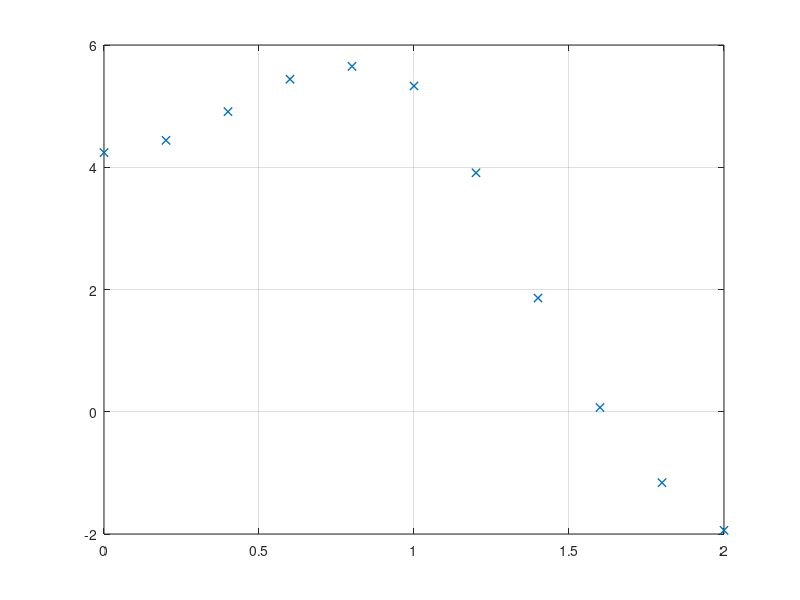
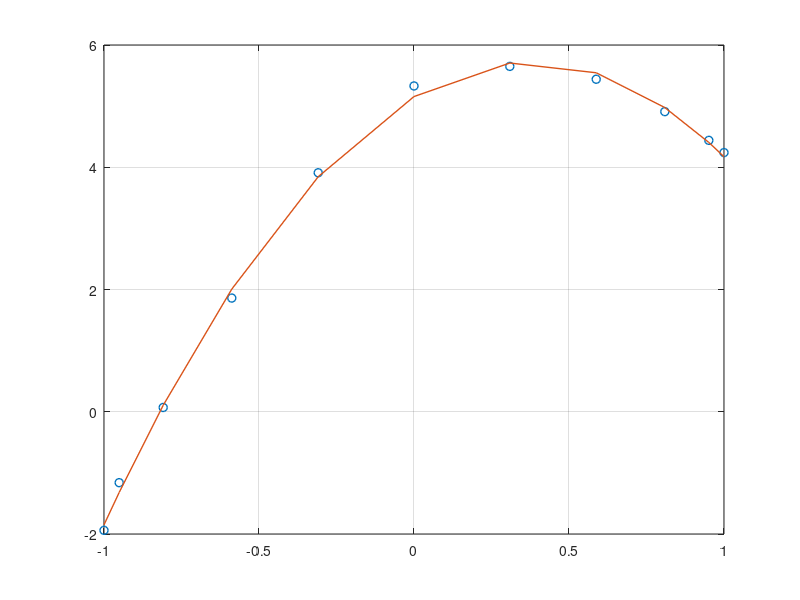

These charts were generated, in order, by the following MATLAB code: (Note: this script raises an error after producing the figures.)
## Ejercicio 1
  ## a)
    ## Datos
    x = [0.0 0.2 0.4 0.6 0.8 1.0 1.2 1.4 1.6 1.8 2.0];
    y = [4.24 4.44 4.91 5.44 5.65 5.33 3.91 1.86 0.07 -1.16 -1.94];

    figure(1);
      clf;
      plot(x,y,"x","LineWidth",1);
      grid on;
      hold on;

    % f(x) = a_0 + a_1*cos(x * pi/2) + a_2 * cos(x * pi/2).^2
    % g(x) = cos(x * (pi/2));
    % f(g) = a_0 + a_1 * g + a_2 * g.^2;

    g = cos(x * (pi/2));

    figure(2);
      clf;
      plot(g,y,"o","LineWidth",1);
      grid on;
      hold on;

    p_f_g = polyfit(g,y,2);
    f_g = polyval(p_f_g,g);
    f_x = polyval(p_f_g,g);

    figure(2);
      plot(g,f_g,"-","LineWidth",1);

  ## b)
    y(x==1) - polyval(p_f_g,cos(pi/2))


## -------------------------------------------------------------------------
## Ejercicio 2
  % M(x) = E * I * k(x)
  % k(x) = y'' ./ (1 + (y').^2).^(3/2);
  % y(0)=0, y'(0)=0;

  L = 120; % cm
  E = 2.1e6; % kg/cm^2
  I = 4250; % cm^4
  P = 3000;

  % M(x) = P(L-x);
  % E * I * (y'' ./ (1 + (y').^2).^(3/2)) = P .* (L-x);
  % y'' ./ (1 + (y').^2).^(3/2) = (P .* (L-x)) ./ (E * I);
  % y'' = (P .* (L-x) .* (1 + (y').^2).^(3/2)) ./ (E * I);

  ## y_1 = y
  ## y_2 = y'
  ## y_3 = y''

  ## y_1' = y_2
  ## y_2' = (P .* (L-x) .* (1 + (y').^2).^(3/2)) ./ (E * I);

  ## Planteo el vector dY
    dY = @(x,Y) ([ Y(2) ;
                   (P .* (L-x) .* (1 + (Y(2)).^2).^(3/2)) ./ (E * I) ]);

  ## Planteo el vector de condiciones iniciales Y0
    Y0 = [0 0]; % y(0)=0, y'(0)=0;

  ## Defino el intervalo y el salto
    a = 0;
    b = L;
    h = 0.001;
    L_int = (b-a)./h;

  ## Resuelvo
    [x,Y] = rk4(dY,[a b],Y0,L_int);

  ## Grafico
    figure(1);
      clf;
      plot(x,Y(:,1),"LineWidth",1);
      grid on;
      hold on;

    figure(2);
      clf;
      plot(x,Y(:,2),"LineWidth",1);
      grid on;
      hold on;

   x(Y(:,1) == max(Y(:,1)))
   max(Y(:,1))

   min(x(Y(:,2) > 0.0019))

   p_dy = polyfit(x,Y(:,2),2);
   dy = @(x) polyval(p_dy,x) - 0.0019;

   figure(2);
      plot(x,dy(x)+0.0019,"LineWidth",1);

   [x_dy,it] = biseccion(dy,a,b,1000,1e-3);

## -------------------------------------------------------------------------
## Ejercicio 3
  f = @(x) 2 + cos(pi*x);
  df = @(x) - sin(pi*x) * pi;
  g = @(x) 2 * pi * f(x) .* sqrt(1 + df(x).^2);

  a = 0;
  b = 2;
  L = 40;
  n = 3;

  Q_gauss = cuad_gauss_c(g,a,b,L,n)
  Q_quad_ = quad(g,a,b)



